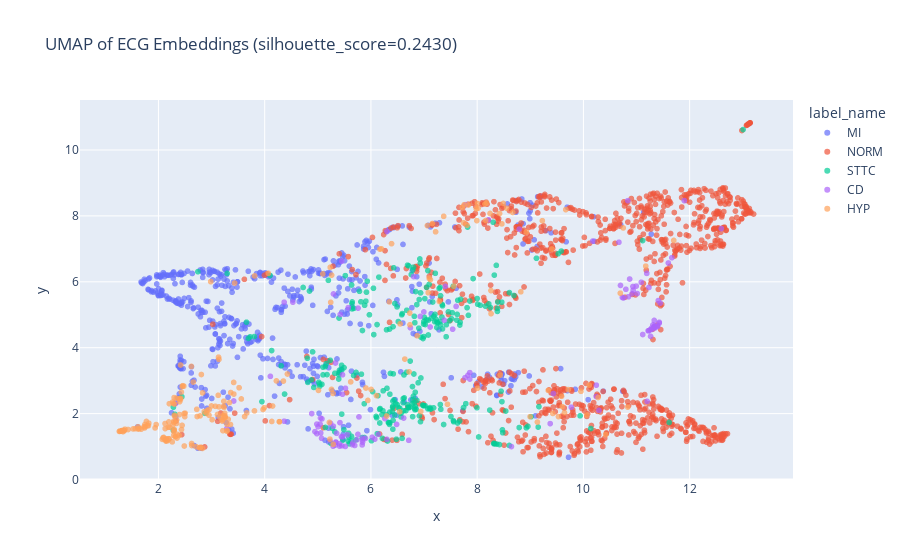

This figure's notebook cell:
### Markdown cell above
### MLP - (ecg_emb + text_emb) -> 512 -> 256 -> 5

### Code cell
generate_umap_plot(*extract_embeddings_ecg_text(load_ecg_encoder(
    model_checkpoint_path="/home/giovanidl/doutorado/prelim/checkpoints/ecgtext/",
    model_checkpoint_name="MLP512_256_Epoch_23_20260128_190916.pt"
    ), val_loader_robust_text), save_path="umap_ecg.html")

### Figure 1 — Plotly figure (JSON) as saved in the notebook; plotly's stock layout.template omitted (floating-point values rounded to 4 significant figures; data arrays with more than 128 entries replaced by an {"elided": "..."} marker saying what was removed)
{"data": [{"hovertemplate": "label_name=MI<br>x=%{x}<br>y=%{y}<extra></extra>", "legendgroup": "MI", "marker": {"color": "#636efa", "opacity": 0.7, "symbol": "circle"}, "mode": "markers", "name": "MI", "showlegend": true, "type": "scattergl", "x": {"elided": "535 float values"}, "xaxis": "x", "y": {"elided": "535 float values"}, "yaxis": "y"}, {"hovertemplate": "label_name=NORM<br>x=%{x}<br>y=%{y}<extra></extra>", "legendgroup": "NORM", "marker": {"color": "#EF553B", "opacity": 0.7, "symbol": "circle"}, "mode": "markers", "name": "NORM", "showlegend": true, "type": "scattergl", "x": {"elided": "995 float values"}, "xaxis": "x", "y": {"elided": "995 float values"}, "yaxis": "y"}, {"hovertemplate": "label_name=STTC<br>x=%{x}<br>y=%{y}<extra></extra>", "legendgroup": "STTC", "marker": {"color": "#00cc96", "opacity": 0.7, "symbol": "circle"}, "mode": "markers", "name": "STTC", "showlegend": true, "type": "scattergl", "x": {"elided": "287 float values"}, "xaxis": "x", "y": {"elided": "287 float values"}, "yaxis": "y"}, {"hovertemplate": "label_name=CD<br>x=%{x}<br>y=%{y}<extra></extra>", "legendgroup": "CD", "marker": {"color": "#ab63fa", "opacity": 0.7, "symbol": "circle"}, "mode": "markers", "name": "CD", "showlegend": true, "type": "scattergl", "x": {"elided": "129 float values"}, "xaxis": "x", "y": {"elided": "129 float values"}, "yaxis": "y"}, {"hovertemplate": "label_name=HYP<br>x=%{x}<br>y=%{y}<extra></extra>", "legendgroup": "HYP", "marker": {"color": "#FFA15A", "opacity": 0.7, "symbol": "circle"}, "mode": "markers", "name": "HYP", "showlegend": true, "type": "scattergl", "x": {"elided": "237 float values"}, "xaxis": "x", "y": {"elided": "237 float values"}, "yaxis": "y"}], "layout": {"legend": {"title": {"text": "label_name"}, "tracegroupgap": 0}, "title": {"text": "UMAP of ECG Embeddings (silhouette_score=0.2430)"}, "xaxis": {"anchor": "y", "domain": [0, 1], "title": {"text": "x"}}, "yaxis": {"anchor": "x", "domain": [0, 1], "title": {"text": "y"}}}}
